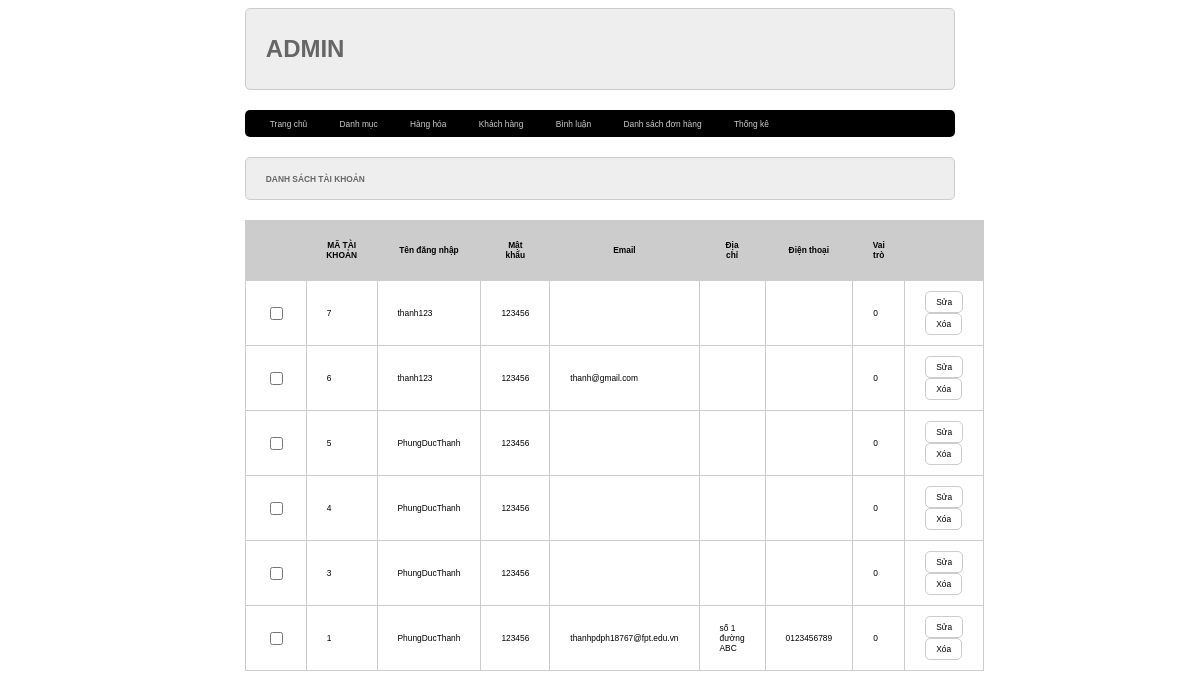
The app's page /admin/index.php?act=dskh, older data.
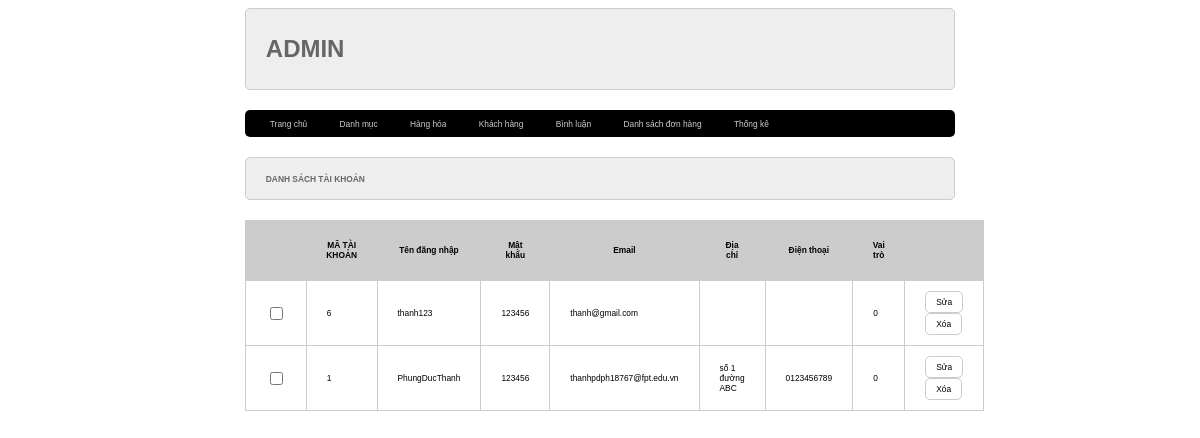
The same page, newer data.
### tables this page shows
CREATE TABLE `taikhoan` (
  `id` int(10) NOT NULL,
  `user` varchar(50) NOT NULL,
  `pass` varchar(50) NOT NULL,
  `email` varchar(255) NOT NULL,
  `address` varchar(255) DEFAULT NULL,
  `tel` varchar(20) DEFAULT NULL,
  `role` tinyint(4) NOT NULL
);

### model/pdo.php (called while the page is built, shortened)
<?php
function pdo_get_connection()
{
    $dburl = "mysql:host=localhost;dbname=duanmau2024;charset=utf8";
    $username = 'root';
    $password = '';
    $conn = new PDO($dburl, $username, $password);
    $conn->setAttribute(PDO::ATTR_ERRMODE, PDO::ERRMODE_EXCEPTION);
    return $conn;
}
function pdo_query($sql)
{
    $sql_args = array_slice(func_get_args(), 1);
    try {
        $conn = pdo_get_connection();
        $stmt = $conn->prepare($sql);
        $stmt->execute($sql_args);
        $rows = $stmt->fetchAll();
        return $rows;
    } catch (PDOException $e) {
        throw $e;
    } finally {
        unset($conn);
    }
}

### model/taikhoan.php (called while the page is built, shortened)
<?php
function loadall_taikhoan()
{
    $sql = "select * from taikhoan order by id desc";
    $listtaikhoan = pdo_query($sql);
    return $listtaikhoan;
}

### admin/taikhoan/list.php (the view, shortened to what this page needs)
<div class="row">
    <div class="row formtitle">
        <h1>DANH SÁCH TÀI KHOẢN</h1>
    </div>
    <div class="row formcontent">
        <div class="row mb10 formdsloai">
            <table>
                <tr>
                    <th></th>
                    <th>MÃ TÀI KHOẢN</th>
                    <th>Tên đăng nhập</th>
                    <th>Mật khẩu</th>
                    <th>Email</th>
                    <th>Địa chỉ</th>
                    <th>Điện thoại</th>
                    <th>Vai trò</th>
                    <th></th>
                </tr>
                <?php
                foreach ($listtaikhoan as $taikhoan) {
                    extract($taikhoan);
                    $suatk = "index.php?act=suatk&id=" . $id;
                    $xoatk = "index.php?act=xoatk&id=" . $id;
                    echo '<tr>
                                <td><input type="checkbox" name="" id=""></td>
                                <td>' . $id . '</td>
                                <td>' . $user . '</td>
                                <td>' . $pass . '</td>
                                <td>' . $email . '</td>
                                <td>' . $address . '</td>
                                <td>' . $tel . '</td>
                                <td>' . $role . '</td>
                                <td><a href="' . $suatk . '"><input type="button" value="Sửa"></a> <a href="' . $xoatk . '" onclick="return confirm();"><input type="button" value="Xóa"></a></td>
                            </tr>';
                }
                ?>
            </table>
        </div>
    </div>
</div>

Row changes from the older to the newer data that the page shows:
removed taikhoan: id "7", user "thanh123", pass "123456", role "0"
removed taikhoan: id "5", user "PhungDucThanh", pass "123456", role "0"
removed taikhoan: id "4", user "PhungDucThanh", pass "123456", role "0"
removed taikhoan: id "3", user "PhungDucThanh", pass "123456", role "0"
